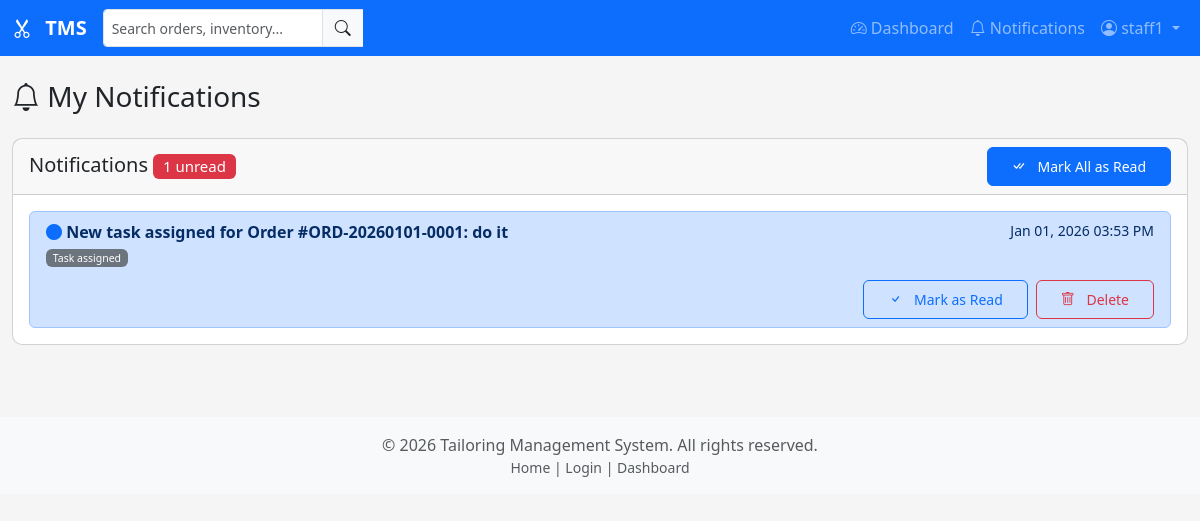
The page /staff/notifications.php (signed in) on the database its author committed.
### tables this page shows
CREATE TABLE `notifications` (
  `id` int(11) NOT NULL,
  `user_id` int(11) NOT NULL,
  `message` text NOT NULL,
  `type` enum('order_update','payment_received','task_assigned','delivery_scheduled','system','feedback') NOT NULL DEFAULT 'system',
  `related_id` int(11) DEFAULT NULL COMMENT 'ID of related order, task, etc.',
  `is_read` tinyint(1) NOT NULL DEFAULT 0,
  `read_at` timestamp NULL DEFAULT NULL,
  `created_at` timestamp NOT NULL DEFAULT current_timestamp()
);

### includes/notifications.php (called while the page is built, shortened)
<?php
function getUnreadNotificationCount($pdo, $userId) {
    try {
        $stmt = $pdo->prepare("SELECT COUNT(*) as count FROM notifications WHERE user_id = ? AND is_read = 0");
        $stmt->execute([$userId]);
        $result = $stmt->fetch();
        return (int)($result['count'] ?? 0);
    } catch (PDOException $e) {
        return 0;
    }
}
function getNotifications($pdo, $userId, $limit = 20, $offset = 0, $unreadOnly = false) {
    try {
        $whereClause = "WHERE user_id = ?";
        $params = [$userId];
        $stmt = $pdo->prepare("
            SELECT * FROM notifications
            $whereClause
            ORDER BY created_at DESC
            LIMIT ? OFFSET ?
        ");
        $params[] = $limit;
        $params[] = $offset;
        $stmt->execute($params);
        return $stmt->fetchAll();
    } catch (PDOException $e) {
        return [];
    }
}
?>

### staff/notifications.php (the view, shortened to what this page needs)
<?php
require_once __DIR__ . '/../includes/auth.php';
require_once __DIR__ . '/../includes/notifications.php';
$page = (int)($_GET['page'] ?? 1);
$perPage = 20;
$offset = ($page - 1) * $perPage;
$staffId = $_SESSION['user_id'];
try {
    $notifications = getNotifications($pdo, $staffId, $perPage, $offset, false);
    $unreadCount = getUnreadNotificationCount($pdo, $staffId);
} catch (PDOException $e) {
    $error = 'Error fetching notifications: ' . $e->getMessage();
    $notifications = [];
    $unreadCount = 0;
}
include __DIR__ . '/../includes/header.php';
?>
<div class="container-fluid py-4">
    <div class="row mb-4">
        <div class="col-12">
            <h1 class="h3 mb-0">
                <i class="bi bi-bell"></i> My Notifications
            </h1>
        </div>
    </div>
    <div class="card">
        <div class="card-header d-flex justify-content-between align-items-center">
            <h5 class="mb-0">
                Notifications
                <?php if ($unreadCount > 0): ?>
                    <span class="badge bg-danger"><?php echo $unreadCount; ?> unread</span>
                <?php endif; ?>
            </h5>
            <form method="POST" style="display: inline;">
                <button type="submit" class="btn btn-sm btn-primary">
                    <i class="bi bi-check-all"></i> Mark All as Read
                </button>
            </form>
        </div>
        <div class="card-body">
            <div class="list-group">
                <?php if (count($notifications) > 0): ?>
                    <?php foreach ($notifications as $notification): ?>
                        <div class="list-group-item <?php echo $notification['is_read'] ? '' : 'list-group-item-primary'; ?>">
                            <div class="d-flex w-100 justify-content-between">
                                <div class="mb-1">
                                    <?php if (!$notification['is_read']): ?>
                                        <i class="bi bi-circle-fill text-primary"></i>
                                    <?php endif; ?>
                                    <strong><?php echo htmlspecialchars($notification['message']); ?></strong>
                                    <br>
                                    <small class="text-muted">
                                        <span class="badge bg-secondary">
                                            <?php echo ucfirst(str_replace('_', ' ', $notification['type'])); ?>
                                        </span>
                                    </small>
                                </div>
                                <small><?php echo date('M d, Y h:i A', strtotime($notification['created_at'])); ?></small>
                            </div>
                            <div class="d-flex justify-content-end mt-2">
                                <?php if (!$notification['is_read']): ?>
                                    <form method="POST" style="display: inline;">
                                        <button type="submit" class="btn btn-sm btn-outline-primary me-2">
                                            <i class="bi bi-check"></i> Mark as Read
                                        </button>
                                    </form>
                                <?php endif; ?>
                                <form method="POST" style="display: inline;" onsubmit="return confirm('Are you sure you want to delete this notification?');">
                                    <button type="submit" class="btn btn-sm btn-outline-danger">
                                        <i class="bi bi-trash"></i> Delete
                                    </button>
                                </form>
                            </div>
                        </div>
                    <?php endforeach; ?>
                <?php else: ?>
                    <div class="text-center text-muted py-4">
                        <i class="bi bi-bell-slash"></i> No notifications found.
                    </div>
                <?php endif; ?>
            </div>
        </div>
    </div>
</div>
<?php include __DIR__ . '/../includes/footer.php'; ?>

### assets/css/style.css (style rules this page uses)
:root { --primary-color: #0d6efd; --secondary-color: #6c757d; --success-color: #198754; --danger-color: #dc3545; --warning-color: #ffc107; --info-color: #0dcaf0; --light-color: #f8f9fa; --dark-color: #212529; }
body { font-family: 'Segoe UI', Tahoma, Geneva, Verdana, sans-serif; background-color: #f5f5f5; min-height: 100vh; }
.card { border-radius: 10px; transition: transform 0.2s ease-in-out; }
.btn { border-radius: 6px; font-weight: 500; padding: 0.5rem 1.5rem; transition: all 0.2s ease-in-out; }
.btn i { margin-right: 0.5rem; }
.badge { padding: 0.35em 0.65em; font-weight: 500; }

### rows shown on the page
notifications: is_read 0 (drawn), message "New task assigned for Order #ORD-20260101-0001: do it", type "Task assigned", created_at "Jan 01, 2026 03:53 PM"

### other values the page prints
$_SESSION['user_name'] "staff1"
$unreadCount "1"
